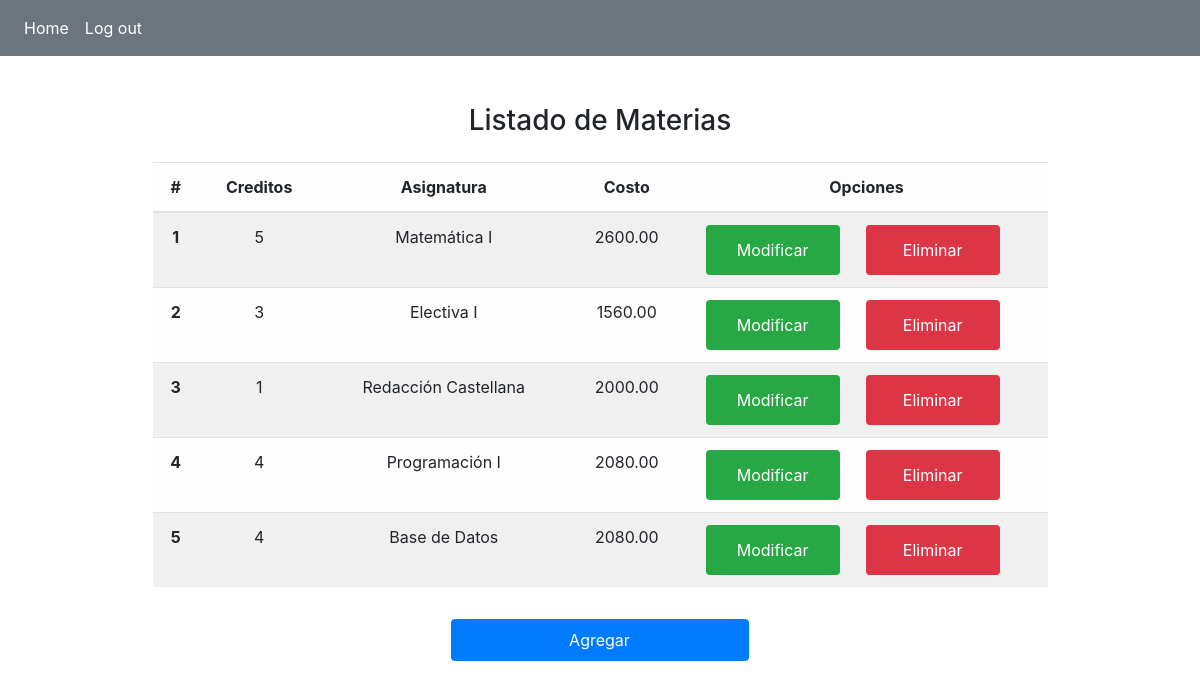
/home/ (signed in), run on an earlier commit of the app's database.
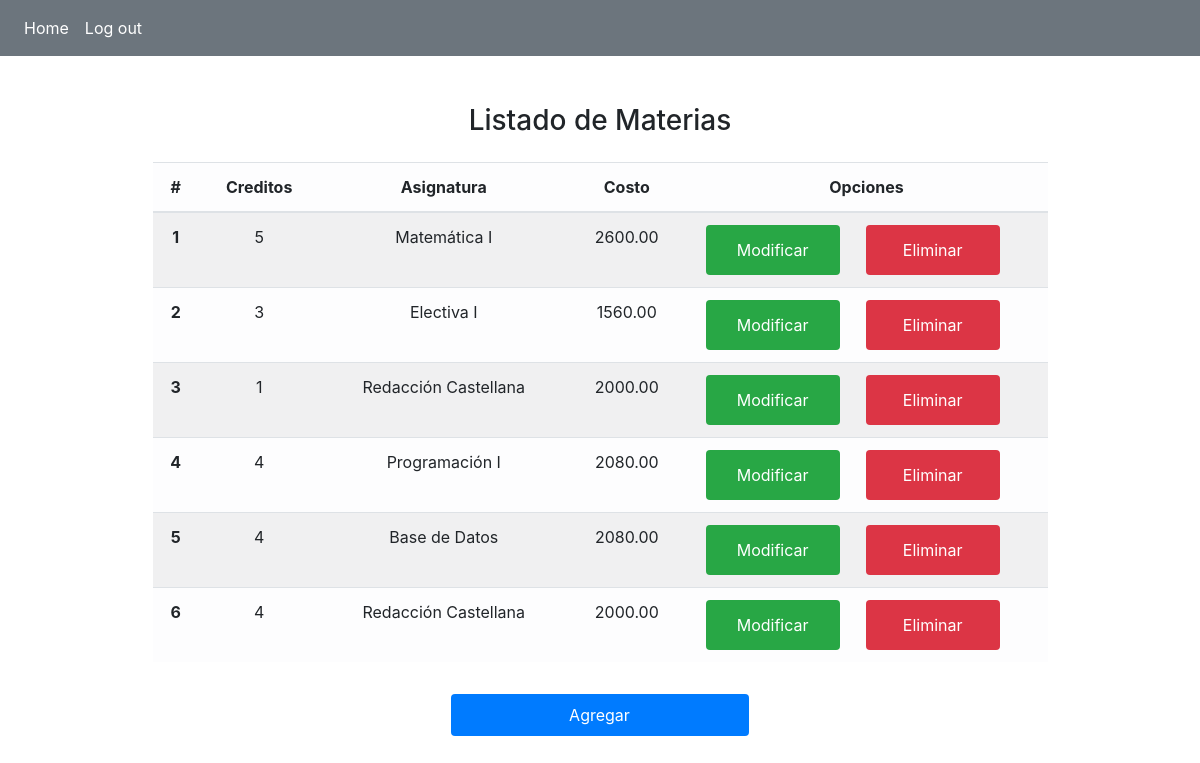
And on a later commit of the database.
### Home/models.py (models this page shows, shortened)
class Cursos(models.Model):
    creditos = models.IntegerField(blank=False, null=True)
    nombre_asignatura = models.TextField(max_length=45, blank=False)
    costo = models.DecimalField(max_digits=6, decimal_places=2, null=True)

### Home/views.py (the view)
# urls.py: 2. Add a URL to urlpatterns:  path('', Home.as_view(), name='home')
@login_required
def Home(request):
    asignaturas = Cursos.objects.all()
    return render(request, 'home.html', {'asignaturas':asignaturas})

### templates/home.html (shortened to what this page needs)
{% extends 'base.html' %}
{% load static %}
{% block nav %}
    {% include 'nav.html' %}
{%endblock%}
{% block container %}
    <div class="container mt-5 mb-5">
        <div class="row justify-content-md-center">
            <div class="col-10">
                <h3 class="text-center mb-4">Listado de Materias</h3>
                <table class="table table-light table-striped rounded-2">
                    <thead>
                        <tr>
                            <th class="text-center" scope="col">#</th>
                            <th class="text-center" scope="col">Creditos</th>
                            <th class="text-center" scope="col">Asignatura</th>
                            <th class="text-center" scope="col">Costo</th>
                            <th class="text-center" scope="col">Opciones</th>
                        </tr>
                    </thead>
                    <tbody>
                        {%for asignatura in asignaturas%}
                            <tr>
                                <th class="text-center" scope="row">{{asignatura.id}}</th>
                                <td class="text-center">{{asignatura.creditos}}</td>
                                <td class="text-center">{{asignatura.nombre_asignatura}}</td>
                                <td class="text-center">{{asignatura.costo}}</td>
                                <td>
                                    <div class="row px-4">
                                        <button class="btn col-5 bg-success"><a href="{% url 'modificar' asignatura.id %}" class="text-white page-link bg-success border-0">Modificar</a></button>
                                        <button class="btn col-5 offset-1 bg-danger"><a href="{% url 'eliminar' asignatura.id %}" class="text-white page-link bg-danger border-0">Eliminar</a></button>
                                    </div>
                                </td>
                            </tr>
                        {%endfor%}
                    </tbody>
                </table>
                <button class="btn mt-3 col-4 offset-4 bg-primary text-white"><a class="p-1 text-white page-link bg-primary border-0" href="{% url 'agregar' %}">Agregar</a></button>
            </div>
        </div>
    </div>
{%endblock%}

What changed in the data, as far as the page shows it:
added Cursos: id "6", creditos "4", nombre_asignatura "Redacción Castellana", costo "2000.00"
